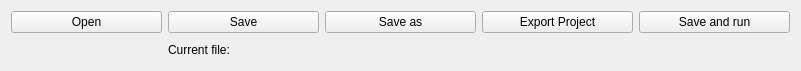
   <widget class="QWidget" name="gridLayoutWidget_15">
    <property name="geometry">
     <rect>
      <x>0</x>
      <y>0</y>
      <width>801</width>
      <height>71</height>
     </rect>
    </property>
    <layout class="QGridLayout" name="gridLayout_3">
     <item row="0" column="3">
      <widget class="QPushButton" name="saveAsBtn">
       <property name="text">
        <string>Save as</string>
       </property>
      </widget>
     </item>
     <item row="0" column="0">
      <widget class="QPushButton" name="openBtn">
       <property name="text">
        <string>Open</string>
       </property>
      </widget>
     </item>
     <item row="0" column="5">
      <widget class="QPushButton" name="bnfBtn">
       <property name="text">
        <string>Save and run</string>
       </property>
      </widget>
     </item>
     <item row="0" column="4">
      <widget class="QPushButton" name="saveprojBtn">
       <property name="text">
        <string>Export Project</string>
       </property>
      </widget>
     </item>
     <item row="0" column="2">
      <widget class="QPushButton" name="saveBtn">
       <property name="text">
        <string>Save</string>
       </property>
      </widget>
     </item>
     <item row="1" column="0">
      <widget class="QLabel" name="savelabel">
       <property name="text">
        <string/>
       </property>
      </widget>
     </item>
     <item row="1" column="2">
      <widget class="QLabel" name="label_45">
       <property name="text">
        <string>Current file:</string>
       </property>
      </widget>
     </item>
     <item row="1" column="3" colspan="3">
      <widget class="QLabel" name="current_file">
       <property name="text">
        <string/>
       </property>
      </widget>
     </item>
    </layout>
   </widget>
